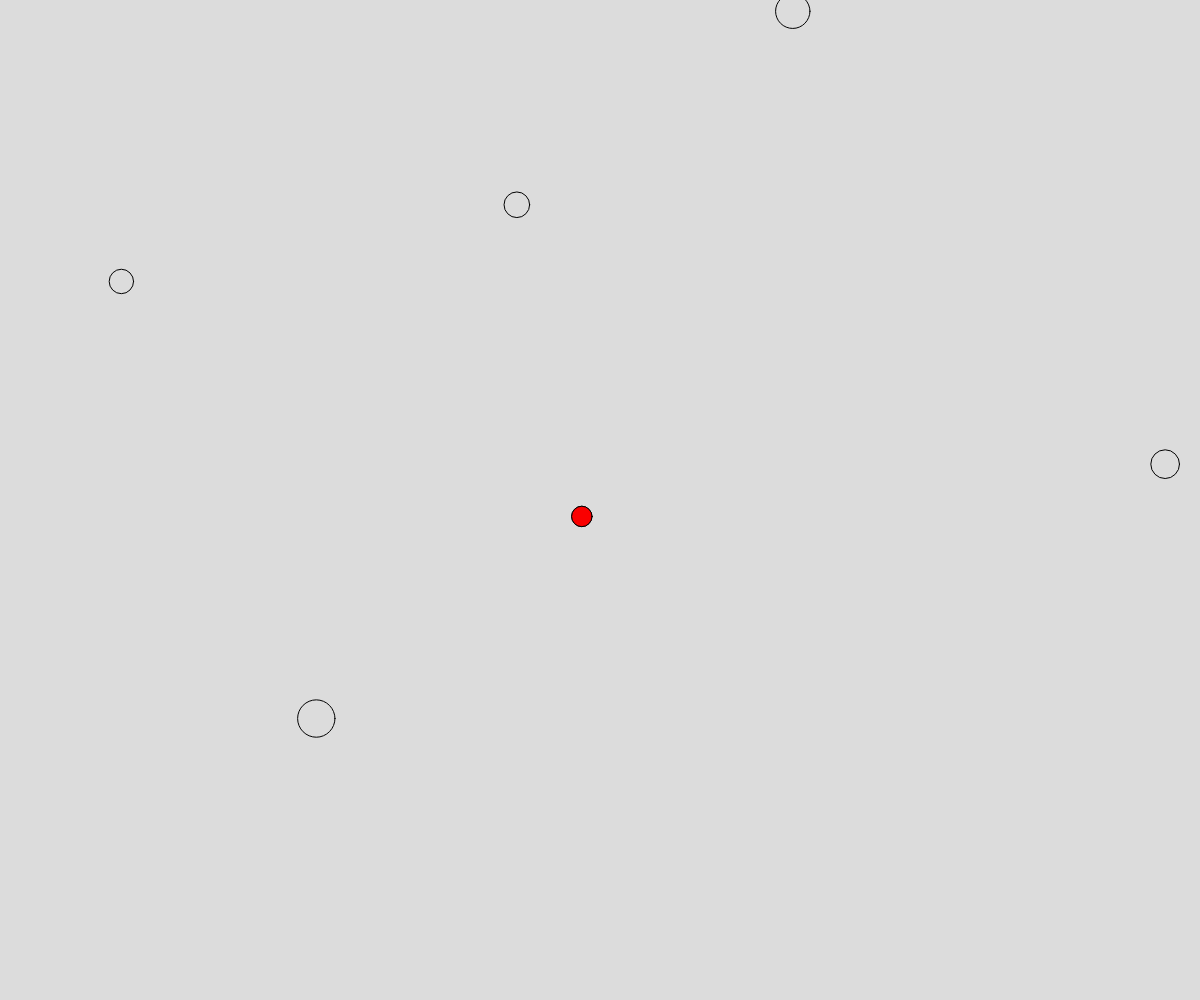
Frame 1 (no input)
Frame 60 (no input): identical to frame 1, image omitted
Frame 120 (the mouse pressed at the canvas centre since frame 60): identical to frame 1, image omitted

The p5.js sketch that drew this single still picture (run headless with seeded random() and noise() and a simulated clock; from frame 60 on, the mouse is pressed at the canvas centre):

// p5.js sketch
// ── sketch.js
// Finding min/max
// Daniel
// Oct 03

const NUM_CIRCLES = 40;
let seed;   // stabilize random numbers

function setup() {
  createCanvas(windowWidth, windowHeight);
  seed = random(100);
}

function draw() {
  background(220);
  randomSeed(seed);
  drawCircles()
}
function drawCircles() {
  // draw NUM_CIRCLES on the screen
  // with random x,y,d. Fill smallest one red
  noFill();
  let smallest = Infinity;   // dummy value
  for (let i = 0; i < NUM_CIRCLES; i++) {
    let x = random(0, width);
    let y = random(0, height);
    let d = random(20, 60);
    
    if (d <smallest) {//is current circle "new smallest" ?
      smallest = d;
      smallX = x;
      smallY = y;
      circle (x,y,d);
    }
  }
  fill(250,0,0);
  circle(smallX, smallY, smallest);
  


}
